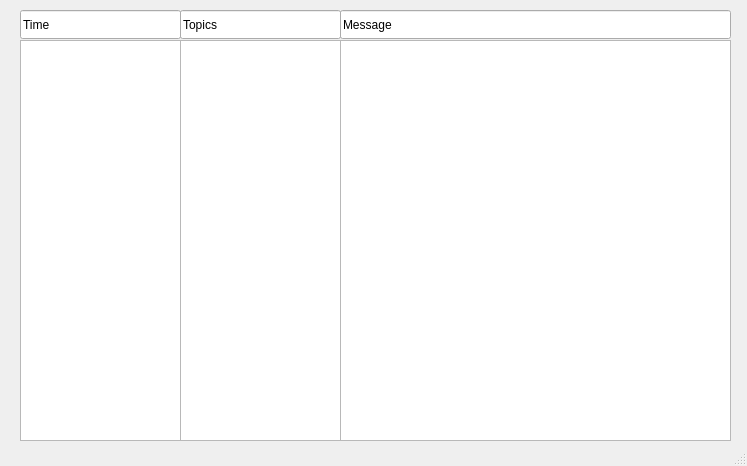
<?xml version="1.0" encoding="UTF-8"?>
<ui version="4.0">
 <class>MainWindow</class>
 <widget class="QMainWindow" name="MainWindow">
  <property name="geometry">
   <rect>
    <x>0</x>
    <y>0</y>
    <width>747</width>
    <height>466</height>
   </rect>
  </property>
  <property name="windowTitle">
   <string>System log</string>
  </property>
  <widget class="QWidget" name="centralwidget">
   <widget class="QLineEdit" name="version">
    <property name="geometry">
     <rect>
      <x>180</x>
      <y>10</y>
      <width>161</width>
      <height>29</height>
     </rect>
    </property>
    <property name="text">
     <string>Topics</string>
    </property>
   </widget>
   <widget class="QListWidget" name="messageField">
    <property name="geometry">
     <rect>
      <x>340</x>
      <y>40</y>
      <width>391</width>
      <height>401</height>
     </rect>
    </property>
   </widget>
   <widget class="QLineEdit" name="package_2">
    <property name="geometry">
     <rect>
      <x>20</x>
      <y>10</y>
      <width>161</width>
      <height>29</height>
     </rect>
    </property>
    <property name="text">
     <string>Time</string>
    </property>
   </widget>
   <widget class="QLineEdit" name="version_2">
    <property name="geometry">
     <rect>
      <x>340</x>
      <y>10</y>
      <width>391</width>
      <height>29</height>
     </rect>
    </property>
    <property name="text">
     <string>Message</string>
    </property>
   </widget>
   <widget class="QListWidget" name="timeField">
    <property name="geometry">
     <rect>
      <x>20</x>
      <y>40</y>
      <width>161</width>
      <height>401</height>
     </rect>
    </property>
   </widget>
   <widget class="QListWidget" name="topicsField">
    <property name="geometry">
     <rect>
      <x>180</x>
      <y>40</y>
      <width>161</width>
      <height>401</height>
     </rect>
    </property>
   </widget>
  </widget>
  <widget class="QStatusBar" name="statusbar"/>
 </widget>
 <resources/>
 <connections/>
</ui>
